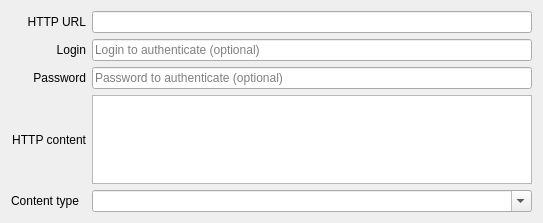
<?xml version="1.0" encoding="UTF-8"?>
<ui version="4.0">
 <class>ExecHttpRequestActionWidget</class>
 <widget class="QWidget" name="ExecHttpRequestActionWidget">
  <property name="geometry">
   <rect>
    <x>0</x>
    <y>0</y>
    <width>543</width>
    <height>223</height>
   </rect>
  </property>
  <property name="windowTitle">
   <string/>
  </property>
  <layout class="QGridLayout" name="gridLayout">
   <item row="2" column="2">
    <widget class="QLineEdit" name="passwordLineEdit">
     <property name="inputMask">
      <string/>
     </property>
     <property name="echoMode">
      <enum>QLineEdit::Password</enum>
     </property>
     <property name="placeholderText">
      <string>Password to authenticate (optional)</string>
     </property>
    </widget>
   </item>
   <item row="1" column="2">
    <widget class="QLineEdit" name="loginLineEdit">
     <property name="placeholderText">
      <string>Login to authenticate (optional)</string>
     </property>
    </widget>
   </item>
   <item row="3" column="0">
    <widget class="QLabel" name="contentLabel">
     <property name="text">
      <string>HTTP content</string>
     </property>
     <property name="alignment">
      <set>Qt::AlignRight|Qt::AlignTrailing|Qt::AlignVCenter</set>
     </property>
    </widget>
   </item>
   <item row="0" column="2">
    <widget class="QLineEdit" name="httpUrlLineEdit"/>
   </item>
   <item row="0" column="0">
    <widget class="QLabel" name="httpUrlLabel">
     <property name="text">
      <string>HTTP URL</string>
     </property>
     <property name="alignment">
      <set>Qt::AlignRight|Qt::AlignTrailing|Qt::AlignVCenter</set>
     </property>
    </widget>
   </item>
   <item row="1" column="0">
    <widget class="QLabel" name="labelLogin">
     <property name="text">
      <string>Login</string>
     </property>
     <property name="alignment">
      <set>Qt::AlignRight|Qt::AlignTrailing|Qt::AlignVCenter</set>
     </property>
    </widget>
   </item>
   <item row="3" column="2">
    <widget class="QPlainTextEdit" name="contentTextEdit">
     <property name="maximumSize">
      <size>
       <width>16777215</width>
       <height>128</height>
      </size>
     </property>
    </widget>
   </item>
   <item row="4" column="0">
    <widget class="QLabel" name="contentTypeLabel">
     <property name="maximumSize">
      <size>
       <width>16777215</width>
       <height>16777215</height>
      </size>
     </property>
     <property name="text">
      <string>Content type</string>
     </property>
     <property name="wordWrap">
      <bool>false</bool>
     </property>
    </widget>
   </item>
   <item row="4" column="2">
    <widget class="QComboBox" name="comboBoxContentType">
     <property name="editable">
      <bool>true</bool>
     </property>
    </widget>
   </item>
   <item row="2" column="0">
    <widget class="QLabel" name="labelPassword">
     <property name="text">
      <string>Password</string>
     </property>
     <property name="alignment">
      <set>Qt::AlignRight|Qt::AlignTrailing|Qt::AlignVCenter</set>
     </property>
    </widget>
   </item>
  </layout>
 </widget>
 <resources/>
 <connections/>
</ui>
